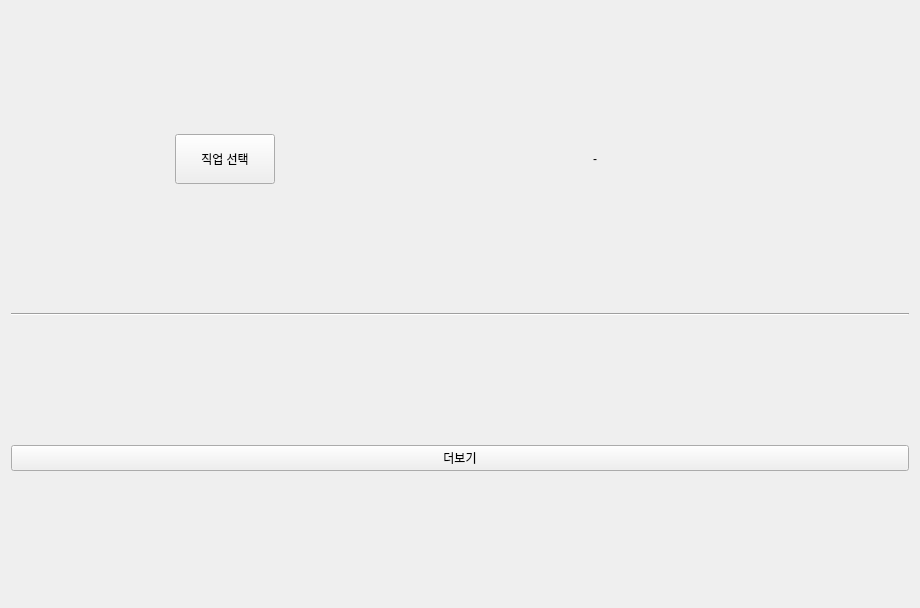
<?xml version="1.0" encoding="UTF-8"?>
<ui version="4.0">
 <class>SettingRanking</class>
 <widget class="QWidget" name="SettingRanking">
  <property name="geometry">
   <rect>
    <x>0</x>
    <y>0</y>
    <width>920</width>
    <height>608</height>
   </rect>
  </property>
  <property name="windowTitle">
   <string>Form</string>
  </property>
  <layout class="QVBoxLayout" name="vLayoutSettingRanking">
   <item>
    <layout class="QHBoxLayout" name="hLayoutTop">
     <item>
      <widget class="QPushButton" name="pbSelectClass">
       <property name="minimumSize">
        <size>
         <width>100</width>
         <height>50</height>
        </size>
       </property>
       <property name="maximumSize">
        <size>
         <width>100</width>
         <height>50</height>
        </size>
       </property>
       <property name="text">
        <string>직업 선택</string>
       </property>
      </widget>
     </item>
     <item>
      <widget class="QLabel" name="lbInfo">
       <property name="minimumSize">
        <size>
         <width>300</width>
         <height>50</height>
        </size>
       </property>
       <property name="maximumSize">
        <size>
         <width>300</width>
         <height>50</height>
        </size>
       </property>
       <property name="text">
        <string>-</string>
       </property>
       <property name="alignment">
        <set>Qt::AlignCenter</set>
       </property>
      </widget>
     </item>
    </layout>
   </item>
   <item>
    <widget class="Line" name="line">
     <property name="orientation">
      <enum>Qt::Horizontal</enum>
     </property>
    </widget>
   </item>
   <item>
    <layout class="QVBoxLayout" name="vLayoutSettingData"/>
   </item>
   <item>
    <widget class="QPushButton" name="pbShowMore">
     <property name="text">
      <string>더보기</string>
     </property>
    </widget>
   </item>
  </layout>
 </widget>
 <resources/>
 <connections/>
</ui>
